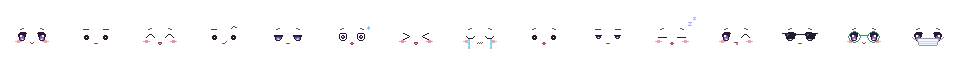
#> input picture art/gen/faces.png, 960 x 80 px, given in place of hair_px.png, which was not available
$ python post.py
#> lines starting #> are read from the running program, lines starting #| are printed output that depends on the picture
from PIL import Image
import os; os.chdir('.')
def shift(img, top, bottom, dy, clear_to, cell_h=80):
    out=img.copy(); W=img.width
    for y0 in range(0,img.height,cell_h):
        part=img.crop((0,y0+top,W,y0+bottom+1))
        out.paste(Image.new('RGBA',(W,clear_to+1-top)),(0,y0+top))
        out.alpha_composite(part,(0,y0+top+dy))
    return out
hair=shift(Image.open('hair_px.png').convert('RGBA'),0,77,2,79); hair.save('hair_px.png')
#> in shift, out is the input picture: PIL image 960x80 RGBA; mean R, G, B, A 2.6, 2.2, 2.6, 5.7
#> the loop in shift, `for y0 in range(0,img.height,cell_h):` made 1 pass
#> pass 1, in shift, `part=img.crop((0,y0+top,W,y0+bottom+1))`:
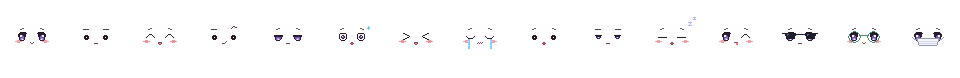
#> part: PIL image 960x78 RGBA; mean R, G, B, A 2.7, 2.3, 2.7, 5.9; transparent parts drawn white
#> after the loop in shift, `for y0 in range(0,img.height,cell_h):`:
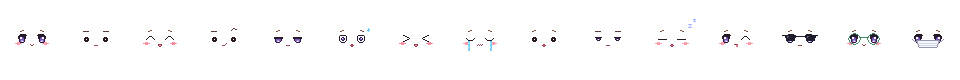
#> out: PIL image 960x80 RGBA; mean R, G, B, A 2.6, 2.2, 2.6, 5.7; transparent parts drawn white
s=Image.open('suits_px.png').convert('RGBA')
body=shift(s.crop((0,0,s.width,80)),0,45,2,45); hat=shift(s.crop((0,80,s.width,160)),0,77,2,79)
#> the loop in shift (call 2), `for y0 in range(0,img.height,cell_h):` made 1 pass
#> pass 1, in shift (call 2), `part=img.crop((0,y0+top,W,y0+bottom+1))`:
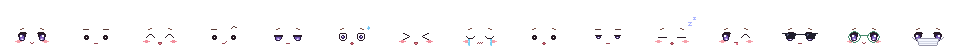
#> part: PIL image 960x46 RGBA; mean R, G, B, A 4.5, 3.8, 4.4, 9.9; transparent parts drawn white
#> in shift (call 3), `out = img.copy()`: out: PIL image 960x80 RGBA; every value is 0
o=Image.new('RGBA',(s.width,160)); o.alpha_composite(body,(0,0)); o.alpha_composite(hat,(0,80)); o.save('suits_px.png')
#> after `o = Image.new('RGBA', (s.width, 160))`: o: PIL image 960x160 RGBA; every value is 0
#> after `o.alpha_composite(body, (0, 0))`:
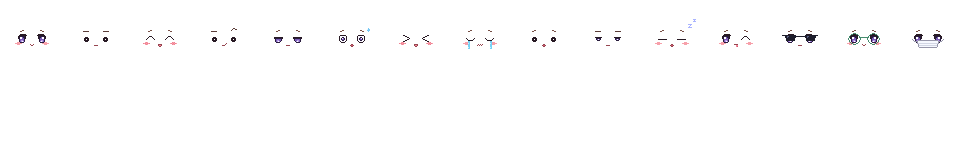
#> o: PIL image 960x160 RGBA; mean R, G, B, A 1.3, 1.1, 1.3, 2.9; transparent parts drawn white
#> (the run stopped early here; a loop or call above may not have finished)
